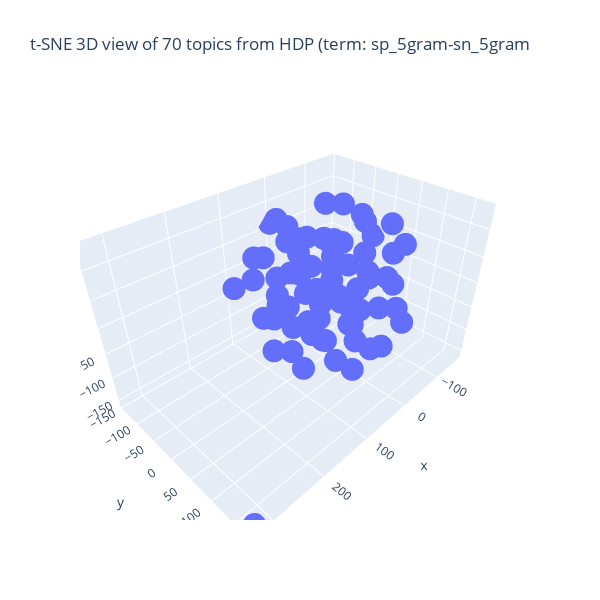

Notebook code cell kept with this figure:
### Code cell
## tSNE の結果の可視化 (3D)
import numpy as np
import plotly.graph_objects as go

## 図の大きさを決める
X = pair_top_tsne_3d_fitted[:,0] # 次元 1
Y = pair_top_tsne_3d_fitted[:,1] # 次元 2
Z = pair_top_tsne_3d_fitted[:,2] # 次元 3
fig = go.Figure(data = [go.Scatter3d(x = X, y = Y, z = Z, mode = 'markers')])

## 3D 散布図にラベルを追加する処理は未実装
#method = "HDP" if use_HDP else "LDA"
fig.update_layout(autosize = False, width = 600, height = 600,
                 title = f"t-SNE 3D view of {n_topics} topics from {method_name} (term: {sp_term_type}-{sn_term_type}")
fig.show()
